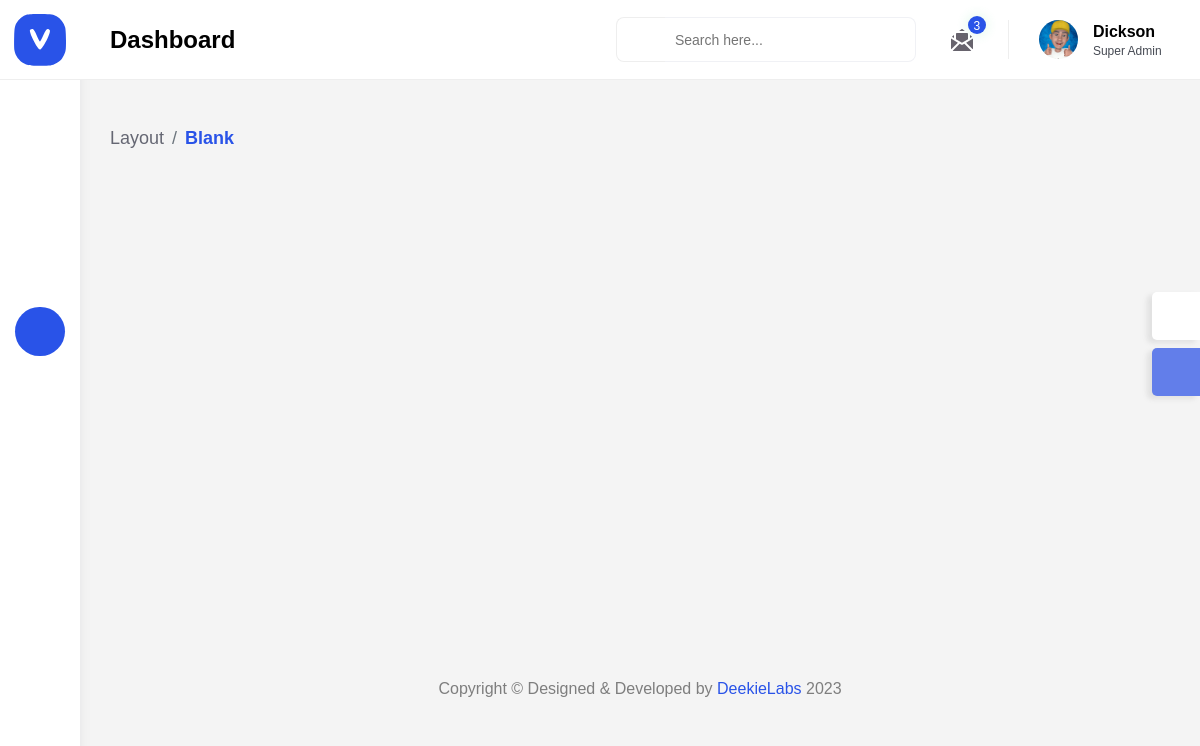
The app's page /dashboard/projects/all/ (signed in), older data.
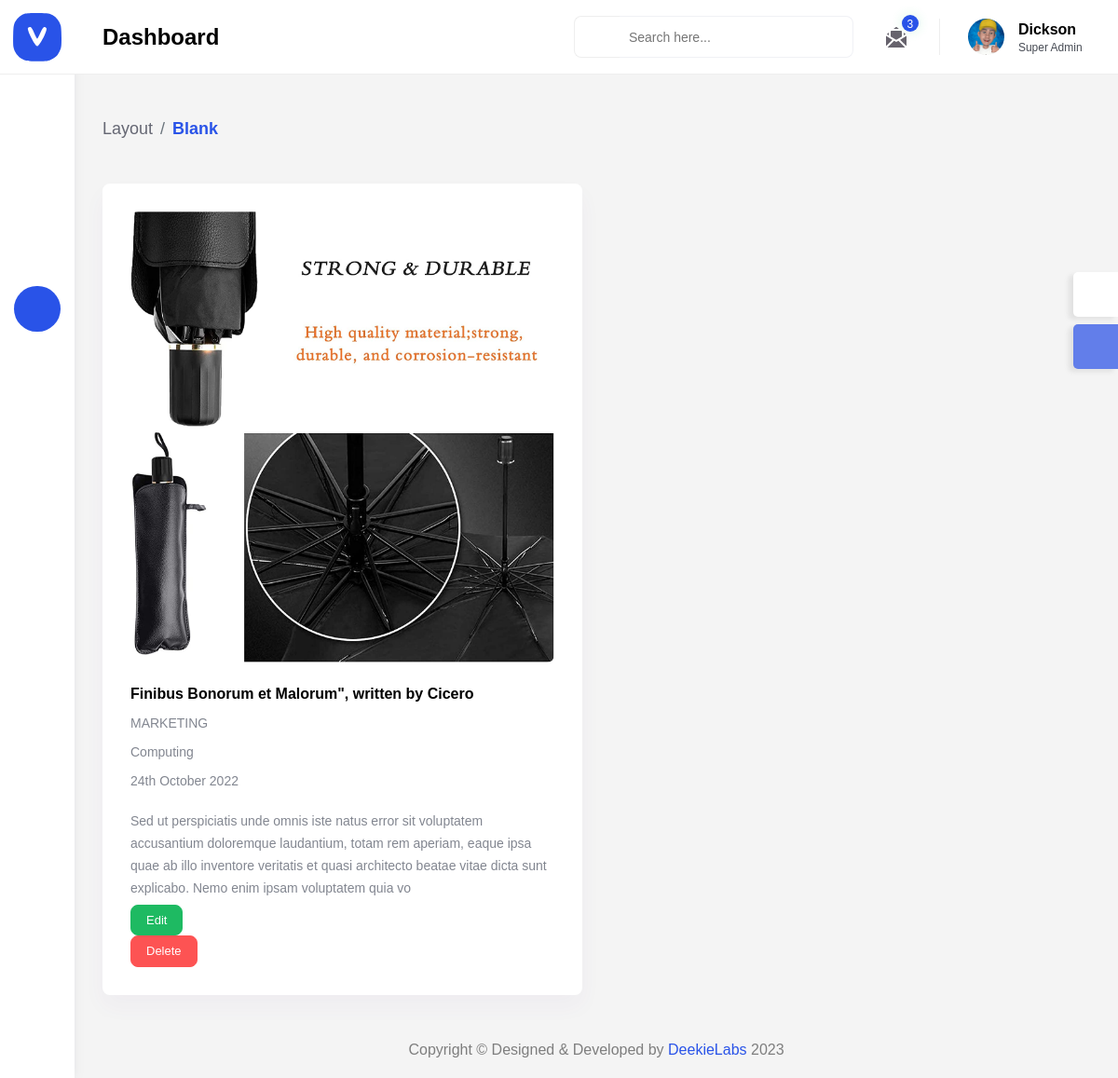
The same page, newer data.
### main/models.py (models this page shows, shortened)
class Projects(models.Model):
    project_name = models.CharField(max_length=200)
    project_link = models.CharField(max_length=200, blank=True)
    project_description = models.CharField(
        max_length=250, null=True, blank=True)
    CATEGORY_CHOICES = [
        ('IT', 'IT'),
        ('MARKETING', 'Marketing')
    ]
    project_category = models.CharField(max_length=150, choices = CATEGORY_CHOICES)
    project_image = models.ImageField(
        null=True, blank=True, upload_to='project_img', default="avatar.svg")
    project_date = models.CharField(max_length=150)
    project_industry = models.CharField(max_length=150)
    id = models.UUIDField(default=uuid.uuid4, unique=True,
                          primary_key=True, editable=False)

### dashboard/views.py (the view)
# urls.py: path('projects/all/', views.viewProjects, name="view-projects"),
@login_required(login_url="login")
def viewProjects(request):
    user_messages = UserContact.objects.all()
    projects = Projects.objects.all()
    context = {
        'user_messages':user_messages,
        'projects':projects
    }
    return render(request, 'dashboard/project/view-projects.html', context)

### dashboard/templates/dashboard/project/view-projects.html (shortened to what this page needs)
{% extends 'layouts/admin.html' %}
{% load static %}
{% block content %}
        <div class="content-body">
            <div class="container-fluid">
                <div class="page-titles">
					<ol class="breadcrumb">
						<li class="breadcrumb-item"><a href="javascript:void(0)">Layout</a></li>
						<li class="breadcrumb-item active"><a href="javascript:void(0)">Blank</a></li>
					</ol>
                </div>
                <div class="row">
                    {% for project in projects  %}
                    <div class="col-lg-12 col-xl-6">
                        <div class="card">
                            <div class="card-body">
                                <div class="row m-b-30">
                                    <div class="col-md-5 col-xxl-12">
                                        <div class="new-arrival-product mb-4 mb-xxl-4 mb-md-0">
                                            <div class="new-arrivals-img-contnent">
                                                <img class="img-fluid" src="{{ project.project_image.url }}" alt="">
                                            </div>
                                        </div>
                                    </div>
                                    <div class="col-md-7 col-xxl-12">
                                        <div class="new-arrival-content position-relative">
                                            <h4><a href="#">{{project.project_name}}</a></h4>
                                            <p>{{project.project_category}}<span class="item"><i class="fa fa-check-circle text-success"></i></span></p>
                                            <p>{{project.project_industry}} </p>
                                            <p>{{project.project_date}}</p>
                                            <p class="text-content">{{project.project_description}}</p>
                                        </div>
                                        <a href="{% url 'update-project' project.id %}">
											<button class="btn btn-success btn-sm">Edit</button>
										</a>
                                        <form action="{% url 'delete-project' project.id %}" method="POST">
											<button class="btn btn-danger btn-sm" type="submit">Delete</button>
										</form>
                                    </div>
                                </div>
                            </div>
                        </div>
                    </div>
                    {% endfor %}
                </div>
            </div>
        </div>
{% endblock content %}

Row changes from the older to the newer data that the page shows:
added Projects: project_image (picture), project_name "Finibus Bonorum et Malorum\", written by Cicero", project_category "MARKETING", project_industry "Computing", project_date "24th October 2022", project_description "Sed ut perspiciatis unde omnis iste natus error sit voluptatem accusantium doloremque laudantium, totam rem aperiam, eaque ipsa quae ab illo inventore veritatis et quasi architecto beatae vitae dicta sunt explicabo. Nemo enim ipsam voluptatem quia vo"
